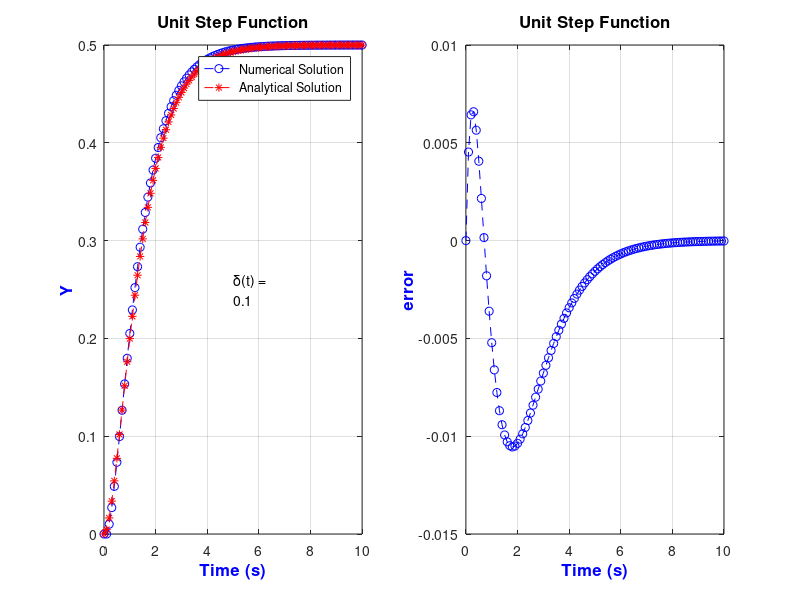

This chart was generated by the following MATLAB code:
clc;
clear all;

dt=0.1; %time step size
t=0:dt:10; %simulation time
v=0.1*sin(2*pi*t); %input voltage
u=ones(1,length(t)); %u(t) is the step input
dy(1)=0;
y(1)=(0);

for i=1:length(t)
    ddy(i)=u(i) - 3*dy(i) - 2*y(i);
    dy(i+1)=ddy(i)*dt + dy(i);
    y(i+1)=dy(i)*dt + y(i);
    z(i) = 0.5*u(i) + 0.5*exp(-2*t(i)) - exp(-t(i))
end
y(end)=[];
i=y;
error = z-y
%z(end)=[];
b=z;

subplot(1,2,1)
plot(t,i,'--ob')
grid on
txt = ['\delta(t) = ' char(10) num2str(dt)];
text(5,.25,txt)
xticks(0:2:10)
xlabel('Time (s)','FontSize',12,'FontWeight','bold','Color','b') 
ylabel('Y','FontSize',12,'FontWeight','bold','Color','b') 
title('Unit Step Function','FontSize',12,'FontWeight','bold')

hold on

plot(t,b,'--*r')
legend('Numerical Solution','Analytical Solution')

hold off

subplot(1,2,2)
plot(t,error,'--ob')
grid on
xticks(0:2:10)
xlabel('Time (s)','FontSize',12,'FontWeight','bold','Color','b') 
ylabel('error','FontSize',12,'FontWeight','bold','Color','b') 
title('Unit Step Function','FontSize',12,'FontWeight','bold')

